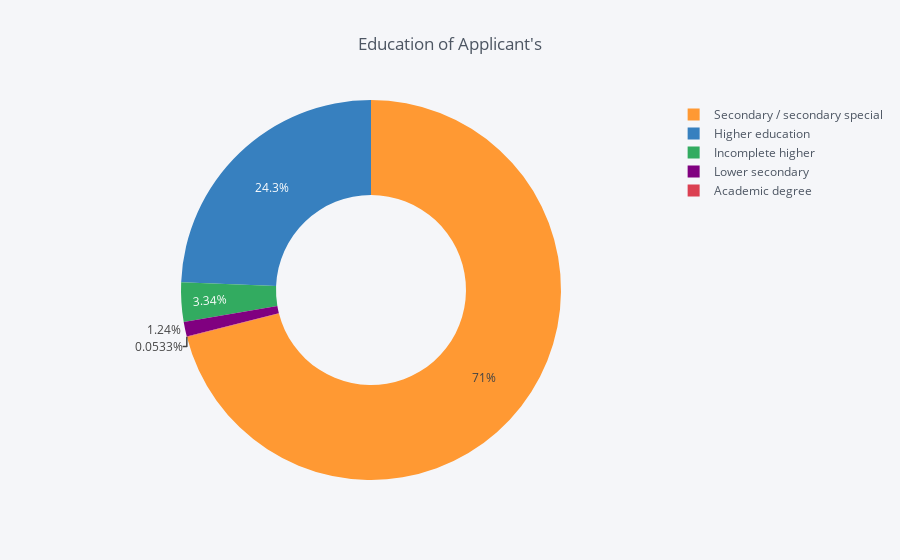

The code cell stored with this chart in its notebook:
### Markdown cell above
### Education

### Code cell
temp = application_train["NAME_EDUCATION_TYPE"].value_counts()
df = pd.DataFrame({'labels': temp.index,
                   'values': temp.values
                  })
df.iplot(kind='pie',labels='labels',values='values', title='Education of Applicant\'s', hole = 0.5)

### Figure 1 — Plotly figure (JSON) as saved in the notebook; plotly's stock layout.template omitted (floating-point values rounded to 4 significant figures)
{"data": [{"hole": 0.5, "labels": ["Secondary / secondary special", "Higher education", "Incomplete higher", "Lower secondary", "Academic degree"], "marker": {"colors": ["rgba(255, 153, 51, 1.0)", "rgba(55, 128, 191, 1.0)", "rgba(50, 171, 96, 1.0)", "rgba(128, 0, 128, 1.0)", "rgba(219, 64, 82, 1.0)"]}, "name": "", "type": "pie", "values": [218391, 74863, 10277, 3816, 164]}], "layout": {"legend": {"bgcolor": "#F5F6F9", "font": {"color": "#4D5663"}}, "paper_bgcolor": "#F5F6F9", "plot_bgcolor": "#F5F6F9", "title": "Education of Applicant's", "titlefont": {"color": "#4D5663"}}}
